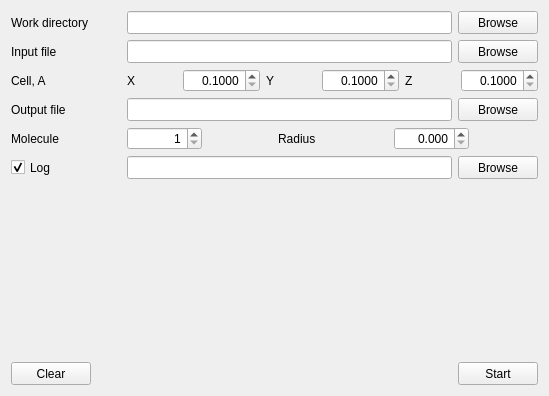
      <widget class="QWidget" name="envir">
       <attribute name="title">
        <string>Environment</string>
       </attribute>
       <layout class="QVBoxLayout" name="verticalLayout_3">
        <item>
         <layout class="QHBoxLayout" name="envir_layout_workDir">
          <item>
           <widget class="QLabel" name="envir_label_workDir">
            <property name="minimumSize">
             <size>
              <width>110</width>
              <height>23</height>
             </size>
            </property>
            <property name="text">
             <string>Work directory</string>
            </property>
           </widget>
          </item>
          <item>
           <widget class="QLineEdit" name="envir_lineEdit_workDir">
            <property name="minimumSize">
             <size>
              <width>280</width>
              <height>23</height>
             </size>
            </property>
           </widget>
          </item>
          <item>
           <widget class="QPushButton" name="envir_pushButton_workDir">
            <property name="minimumSize">
             <size>
              <width>80</width>
              <height>23</height>
             </size>
            </property>
            <property name="text">
             <string>Browse</string>
            </property>
            <property name="autoDefault">
             <bool>true</bool>
            </property>
           </widget>
          </item>
         </layout>
        </item>
        <item>
         <layout class="QHBoxLayout" name="envir_layout_input">
          <item>
           <widget class="QLabel" name="envir_label_input">
            <property name="minimumSize">
             <size>
              <width>110</width>
              <height>23</height>
             </size>
            </property>
            <property name="text">
             <string>Input file</string>
            </property>
           </widget>
          </item>
          <item>
           <widget class="QLineEdit" name="envir_lineEdit_input">
            <property name="minimumSize">
             <size>
              <width>280</width>
              <height>23</height>
             </size>
            </property>
           </widget>
          </item>
          <item>
           <widget class="QPushButton" name="envir_pushButton_input">
            <property name="minimumSize">
             <size>
              <width>80</width>
              <height>23</height>
             </size>
            </property>
            <property name="text">
             <string>Browse</string>
            </property>
            <property name="autoDefault">
             <bool>true</bool>
            </property>
           </widget>
          </item>
         </layout>
        </item>
        <item>
         <layout class="QHBoxLayout" name="envir_layout_cell">
          <item>
           <widget class="QLabel" name="envir_label_cell">
            <property name="minimumSize">
             <size>
              <width>110</width>
              <height>23</height>
             </size>
            </property>
            <property name="text">
             <string>Cell, A</string>
            </property>
           </widget>
          </item>
          <item>
           <widget class="QLabel" name="envir_label_cellX">
            <property name="minimumSize">
             <size>
              <width>50</width>
              <height>23</height>
             </size>
            </property>
            <property name="text">
             <string>X</string>
            </property>
           </widget>
          </item>
          <item>
           <widget class="QDoubleSpinBox" name="envir_doubleSpinBox_cellX">
            <property name="sizePolicy">
             <sizepolicy hsizetype="Expanding" vsizetype="Fixed">
              <horstretch>0</horstretch>
              <verstretch>0</verstretch>
             </sizepolicy>
            </property>
            <property name="minimumSize">
             <size>
              <width>55</width>
              <height>23</height>
             </size>
            </property>
            <property name="alignment">
             <set>Qt::AlignRight|Qt::AlignTrailing|Qt::AlignVCenter</set>
            </property>
            <property name="decimals">
             <number>4</number>
            </property>
            <property name="minimum">
             <double>0.100000000000000</double>
            </property>
            <property name="maximum">
             <double>999.990000000000009</double>
            </property>
           </widget>
          </item>
          <item>
           <widget class="QLabel" name="envir_label_cellY">
            <property name="minimumSize">
             <size>
              <width>50</width>
              <height>23</height>
             </size>
            </property>
            <property name="text">
             <string>Y</string>
            </property>
           </widget>
          </item>
          <item>
           <widget class="QDoubleSpinBox" name="envir_doubleSpinBox_cellY">
            <property name="sizePolicy">
             <sizepolicy hsizetype="Expanding" vsizetype="Fixed">
              <horstretch>0</horstretch>
              <verstretch>0</verstretch>
             </sizepolicy>
            </property>
            <property name="minimumSize">
             <size>
              <width>55</width>
              <height>23</height>
             </size>
            </property>
            <property name="alignment">
             <set>Qt::AlignRight|Qt::AlignTrailing|Qt::AlignVCenter</set>
            </property>
            <property name="decimals">
             <number>4</number>
            </property>
            <property name="minimum">
             <double>0.100000000000000</double>
            </property>
            <property name="maximum">
             <double>999.990000000000009</double>
            </property>
           </widget>
          </item>
          <item>
           <widget class="QLabel" name="envir_label_cellZ">
            <property name="minimumSize">
             <size>
              <width>50</width>
              <height>23</height>
             </size>
            </property>
            <property name="text">
             <string>Z</string>
            </property>
           </widget>
          </item>
          <item>
           <widget class="QDoubleSpinBox" name="envir_doubleSpinBox_cellZ">
            <property name="sizePolicy">
             <sizepolicy hsizetype="Expanding" vsizetype="Fixed">
              <horstretch>0</horstretch>
              <verstretch>0</verstretch>
             </sizepolicy>
            </property>
            <property name="minimumSize">
             <size>
              <width>55</width>
              <height>23</height>
             </size>
            </property>
            <property name="alignment">
             <set>Qt::AlignRight|Qt::AlignTrailing|Qt::AlignVCenter</set>
            </property>
            <property name="decimals">
             <number>4</number>
            </property>
            <property name="minimum">
             <double>0.100000000000000</double>
            </property>
            <property name="maximum">
             <double>999.990000000000009</double>
            </property>
           </widget>
          </item>
         </layout>
        </item>
        <item>
         <layout class="QHBoxLayout" name="envir_layout_output">
          <item>
           <widget class="QLabel" name="envir_label_output">
            <property name="minimumSize">
             <size>
              <width>110</width>
              <height>23</height>
             </size>
            </property>
            <property name="text">
             <string>Output file</string>
            </property>
           </widget>
          </item>
          <item>
           <widget class="QLineEdit" name="envir_lineEdit_output">
            <property name="minimumSize">
             <size>
              <width>280</width>
              <height>23</height>
             </size>
            </property>
           </widget>
          </item>
          <item>
           <widget class="QPushButton" name="envir_pushButton_output">
            <property name="minimumSize">
             <size>
              <width>80</width>
              <height>23</height>
             </size>
            </property>
            <property name="text">
             <string>Browse</string>
            </property>
            <property name="autoDefault">
             <bool>true</bool>
            </property>
           </widget>
          </item>
         </layout>
        </item>
        <item>
         <layout class="QHBoxLayout" name="envir_layout_opt_1">
          <item>
           <widget class="QLabel" name="envir_label_molecule">
            <property name="minimumSize">
             <size>
              <width>110</width>
              <height>23</height>
             </size>
            </property>
            <property name="text">
             <string>Molecule</string>
            </property>
           </widget>
          </item>
          <item>
           <widget class="QSpinBox" name="envir_spinBox_molecule">
            <property name="minimumSize">
             <size>
              <width>75</width>
              <height>23</height>
             </size>
            </property>
            <property name="alignment">
             <set>Qt::AlignRight|Qt::AlignTrailing|Qt::AlignVCenter</set>
            </property>
            <property name="minimum">
             <number>1</number>
            </property>
            <property name="maximum">
             <number>9999</number>
            </property>
           </widget>
          </item>
          <item>
           <spacer name="horizontalSpacer_8">
            <property name="orientation">
             <enum>Qt::Horizontal</enum>
            </property>
            <property name="sizeHint" stdset="0">
             <size>
              <width>40</width>
              <height>20</height>
             </size>
            </property>
           </spacer>
          </item>
          <item>
           <widget class="QLabel" name="envir_label_radius">
            <property name="minimumSize">
             <size>
              <width>110</width>
              <height>23</height>
             </size>
            </property>
            <property name="text">
             <string>Radius</string>
            </property>
           </widget>
          </item>
          <item>
           <widget class="QDoubleSpinBox" name="envir_doubleSpinBox_radius">
            <property name="minimumSize">
             <size>
              <width>75</width>
              <height>23</height>
             </size>
            </property>
            <property name="alignment">
             <set>Qt::AlignRight|Qt::AlignTrailing|Qt::AlignVCenter</set>
            </property>
            <property name="decimals">
             <number>3</number>
            </property>
           </widget>
          </item>
          <item>
           <spacer name="horizontalSpacer_9">
            <property name="orientation">
             <enum>Qt::Horizontal</enum>
            </property>
            <property name="sizeHint" stdset="0">
             <size>
              <width>40</width>
              <height>20</height>
             </size>
            </property>
           </spacer>
          </item>
         </layout>
        </item>
        <item>
         <layout class="QHBoxLayout" name="envir_layout_opt_2">
          <item>
           <widget class="QCheckBox" name="envir_checkBox_log">
            <property name="minimumSize">
             <size>
              <width>110</width>
              <height>23</height>
             </size>
            </property>
            <property name="text">
             <string>Log</string>
            </property>
            <property name="checked">
             <bool>true</bool>
            </property>
           </widget>
          </item>
          <item>
           <widget class="QLineEdit" name="envir_lineEdit_log">
            <property name="minimumSize">
             <size>
              <width>173</width>
              <height>23</height>
             </size>
            </property>
           </widget>
          </item>
          <item>
           <widget class="QPushButton" name="envir_pushButton_log">
            <property name="minimumSize">
             <size>
              <width>80</width>
              <height>23</height>
             </size>
            </property>
            <property name="text">
             <string>Browse</string>
            </property>
            <property name="autoDefault">
             <bool>true</bool>
            </property>
           </widget>
          </item>
         </layout>
        </item>
        <item>
         <spacer name="verticalSpacer_2">
          <property name="orientation">
           <enum>Qt::Vertical</enum>
          </property>
          <property name="sizeHint" stdset="0">
           <size>
            <width>20</width>
            <height>177</height>
           </size>
          </property>
         </spacer>
        </item>
        <item>
         <layout class="QHBoxLayout" name="envir_layout_buttons">
          <item>
           <widget class="QPushButton" name="envir_pushButton_clear">
            <property name="minimumSize">
             <size>
              <width>80</width>
              <height>23</height>
             </size>
            </property>
            <property name="text">
             <string>Clear</string>
            </property>
            <property name="autoDefault">
             <bool>true</bool>
            </property>
           </widget>
          </item>
          <item>
           <spacer name="horizontalSpacer_10">
            <property name="orientation">
             <enum>Qt::Horizontal</enum>
            </property>
            <property name="sizeHint" stdset="0">
             <size>
              <width>40</width>
              <height>20</height>
             </size>
            </property>
           </spacer>
          </item>
          <item>
           <widget class="QPushButton" name="envir_pushButton_start">
            <property name="minimumSize">
             <size>
              <width>80</width>
              <height>23</height>
             </size>
            </property>
            <property name="maximumSize">
             <size>
              <width>16777215</width>
              <height>16777215</height>
             </size>
            </property>
            <property name="text">
             <string>Start</string>
            </property>
            <property name="autoDefault">
             <bool>true</bool>
            </property>
           </widget>
          </item>
         </layout>
        </item>
       </layout>
      </widget>
